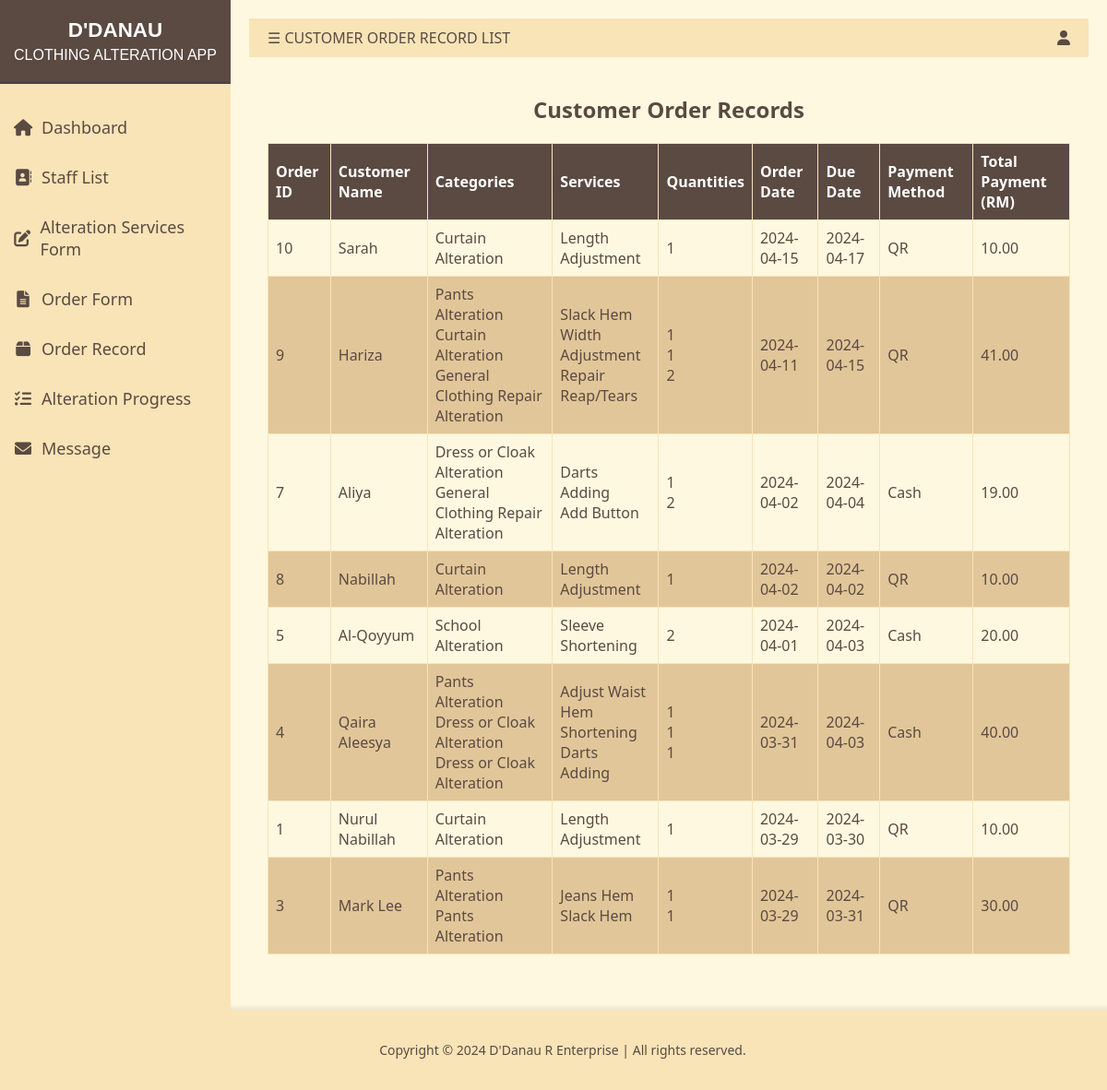
Screenshot of /admin/submit_order.php with the database file from the repository.
### tables this page shows
CREATE TABLE `orders` (
  `order_id` int(11) NOT NULL,
  `customer_id` int(11) DEFAULT NULL,
  `order_date` date DEFAULT NULL,
  `due_date` date DEFAULT NULL,
  `payment_method` varchar(255) DEFAULT NULL,
  `status` varchar(255) DEFAULT NULL
);

CREATE TABLE `user_registration` (
  `id` int(11) NOT NULL,
  `user_name` varchar(125) NOT NULL,
  `user_email` varchar(255) NOT NULL,
  `user_phone` varchar(15) NOT NULL,
  `user_password` varchar(255) NOT NULL
);

### admin/submit_order.php (the view, shortened to what this page needs)
<?php
include '../component/connect.php';
$query = "SELECT
    o.order_id,
    o.order_date,
    o.due_date,
    o.payment_method,
    ur.user_name,
    s.name AS service_name,
    od.quantity,
    c.name AS category_name,
    (od.quantity * s.price) AS service_payment
FROM orders o
LEFT JOIN user_registration ur ON o.customer_id = ur.id
LEFT JOIN order_details od ON o.order_id = od.order_id
LEFT JOIN services s ON od.service_id = s.id
LEFT JOIN categories c ON s.category_id = c.id
ORDER BY o.order_date DESC, o.order_id, s.id";
$result = mysqli_query($conn, $query);
$orders = [];
if ($result) {
    while ($row = mysqli_fetch_assoc($result)) {
        $orderId = $row['order_id'];
        if (!isset($orders[$orderId])) {
            $orders[$orderId] = [
                'order_id' => $row['order_id'],
                'order_date' => $row['order_date'],
                'due_date' => $row['due_date'],
                'payment_method' => $row['payment_method'],
                'user_name' => $row['user_name'],
                'services' => [],
                'quantities' => [],
                'category_names' => [],
                'service_payments' => [],
                'total_payment' => 0
            ];
        }
        $orders[$orderId]['services'][] = $row['service_name'];
        $orders[$orderId]['quantities'][] = $row['quantity'];
        $orders[$orderId]['category_names'][] = $row['category_name'];
        $orders[$orderId]['service_payments'][] = number_format($row['service_payment'], 2);
        $orders[$orderId]['total_payment'] += $row['service_payment'];
    }
} else {
    echo "Error: " . mysqli_error($conn);
}
foreach ($orders as $orderId => $order) {
    $orders[$orderId]['services'] = implode("<br>", $order['services']);
    $orders[$orderId]['quantities'] = implode("<br>", $order['quantities']);
    $orders[$orderId]['category_names'] = implode("<br>", $order['category_names']);
    $orders[$orderId]['service_payments'] = implode(", ", $order['service_payments']);
    $orders[$orderId]['total_payment'] = number_format($order['total_payment'], 2);
}
?>
<!DOCTYPE html>
<html lang="en">
<head>
    <link rel="stylesheet" href="https://cdnjs.cloudflare.com/ajax/libs/font-awesome/6.0.0/css/all.min.css">
    <link rel="stylesheet" href="order.css">
</head>
<body>
    <div class="sidenav" id="mySidenav">
        <div class="logo">
            <span>D'DANAU</span>
            CLOTHING ALTERATION APP
        </div>
        <a href="dashboard.php"><i class="fas fa-home"></i>Dashboard</a>
        <a href="staff.php"><i class="fa-solid fa-address-book"></i>Staff List</a>
        <a href="services.php"><i class="fas fa-edit"></i>Alteration Services Form</a>
        <a href="order.php"><i class="fas fa-file-alt"></i>Order Form</a>
        <a href="submit_order.php"><i class="fas fa-box"></i></i>Order Record</a>
        <a href="alteration_progress.php"><i class="fas fa-tasks"></i>Alteration Progress</a>
        <a href="message.php"><i class="fas fa-envelope"></i>Message</a>
    </div>
    <div id="main">
        <div class="header">
            <span class="menu-icon" onclick="openNav()">&#9776; CUSTOMER ORDER RECORD LIST</span>
            <div class="profile">
                <i class="fas fa-user dropbtn"></i>
            </div>
        </div>
        <div class="order-records">
                <h2>Customer Order Records</h2>
                <table>
                    <thead>
                        <tr>
                            <th>Order ID</th>
                            <th>Customer Name</th>
                            <th>Categories</th>
                            <th>Services</th>
                            <th>Quantities</th>
                            <th>Order Date</th>
                            <th>Due Date</th>
                            <th>Payment Method</th>
                            <th>Total Payment (RM)</th>
                        </tr>
                    </thead>
                    <tbody>
                    <?php foreach ($orders as $order): ?>
                        <tr>
                            <td><?php echo htmlspecialchars($order['order_id']); ?></td>
                            <td><?php echo htmlspecialchars($order['user_name']); ?></td>
                            <td><?php echo $order['category_names']; ?></td>
                            <td><?php echo $order['services']; ?></td>
                            <td><?php echo $order['quantities']; ?></td>
                            <td><?php echo htmlspecialchars($order['order_date']); ?></td>
                            <td><?php echo htmlspecialchars($order['due_date']); ?></td>
                            <td><?php echo htmlspecialchars($order['payment_method']); ?></td>
                            <td><?php echo htmlspecialchars($order['total_payment']); ?></td>
                        </tr>
                    <?php endforeach; ?>
                    </tbody>
                </table>
        </div>
    </div>
<footer class="site-footer">
    <p>Copyright &copy; 2024 D'Danau R Enterprise | All rights reserved.</p>
</footer>
</body>
</html>

### admin/order.css (style rules this page uses)
:root { --main-bg-color: #FFF8E1; --accent-color: #F9E4B7; --hover-accent-color: #E1C699; --text-color: #5A4A42; --font-family: 'Segoe UI', Tahoma, Geneva, Verdana, sans-serif; }
body, html { margin: 0; padding: 0; width: 100%; height: 100%; font-family: var(--font-family); background-color: var(--main-bg-color); }
.sidenav { background-color: var(--accent-color); color: var(--text-color); width: 250px; position: fixed; height: 100%; overflow: auto; transition: width 0.5s; font-size: 16px; }
.sidenav a { color: var(--text-color); padding: 15px; text-decoration: none; display: flex; align-items: center; transition: background-color 0.3s; font-size: 18px; }
.sidenav a i { width: 20px; text-align: center; margin-right: 10px; }
.logo { color: #FFF; background-color: var(--text-color); padding: 20px 10px; font-family: 'Arial', sans-serif; text-align: center; margin-bottom: 20px; border-bottom: 2px solid #444; }
.logo span { font-weight: bold; display: block; font-size: 1.4em; margin-bottom: 5px; }
#main { transition: margin-left 0.5s; padding: 20px; margin-left: 250px; }
.header { display: flex; justify-content: space-between; align-items: center; background-color: var(--accent-color); color: var(--text-color); padding: 10px 20px; }
.menu-icon { cursor: pointer; }
.profile .dropbtn { color: var(--text-color); padding: 0; border: none; background: none; cursor: pointer; }
.order-records { padding: 20px; }
.order-records h2 { color: var(--text-color); text-align: center; margin-bottom: 20px; }
.order-records table { border-collapse: collapse; width: 100%; margin: 20px 0; background-color: #FFF8E1; }
.order-records th, .order-records td { border: 1px solid #F9E4B7; text-align: left; padding: 8px; color: var(--text-color); }
.order-records th { background-color: var(--text-color); color: white; }
.order-records tr:nth-child(even) { background-color: var(--hover-accent-color); }
.site-footer { text-align: center; padding: 20px 10px; background-color: var(--accent-color); color: var(--text-color); font-size: 14px; bottom: 0; width: 100%; box-shadow: 0 -2px 5px rgba(0,0,0,0.1); }
body { margin: 0; display: flex; flex-direction: column; min-height: 100vh; }

### rows the page displays
orders: order_id "10", customer.user_name "Sarah", category_names "Curtain Alteration", services "Length Adjustment", quantities "1", order_date "2024-04-15", due_date "2024-04-17", payment_method "QR", order_id "10.00"
orders: order_id "8", customer.user_name "Nabillah", category_names "Curtain Alteration", services "Length Adjustment", quantities "1", order_date "2024-04-02", due_date "2024-04-02", payment_method "QR", total_payment "10.00"
orders: order_id "5", customer.user_name "Al-Qoyyum", category_names "School Alteration", services "Sleeve Shortening", quantities "2", order_date "2024-04-01", due_date "2024-04-03", payment_method "Cash", total_payment "20.00"
orders: order_id "1", customer.user_name "Nurul Nabillah", category_names "Curtain Alteration", services "Length Adjustment", quantities "1", order_date "2024-03-29", due_date "2024-03-30", payment_method "QR", total_payment "10.00"

### other values shown
$order['order_id'] "9"
$order['user_name'] "Hariza"
implode("<br>", $order['category_names']) "Pants Alteration Curtain Alteration General Clothing Repair Alteration"
implode("<br>", $order['services']) "Slack Hem Width Adjustment Repair Reap/Tears"
implode("<br>", $order['quantities']) "1 1 2"
$order['order_date'] "2024-04-11"
$order['due_date'] "2024-04-15"
$order['payment_method'] "QR"
$order['total_payment'] "41.00"
$order['order_id'] "7"
$order['user_name'] "Aliya"
implode("<br>", $order['category_names']) "Dress or Cloak Alteration General Clothing Repair Alteration"
implode("<br>", $order['services']) "Darts Adding Add Button"
implode("<br>", $order['quantities']) "1 2"
$order['order_date'] "2024-04-02"
